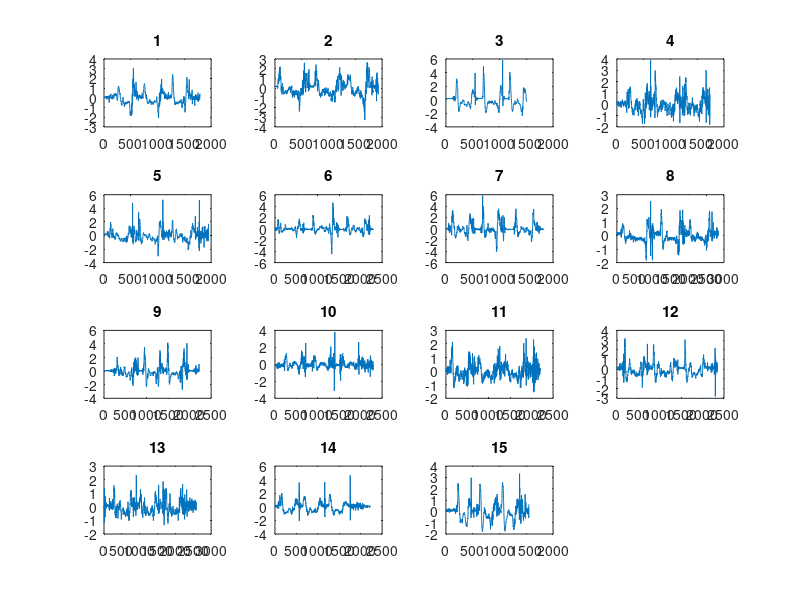
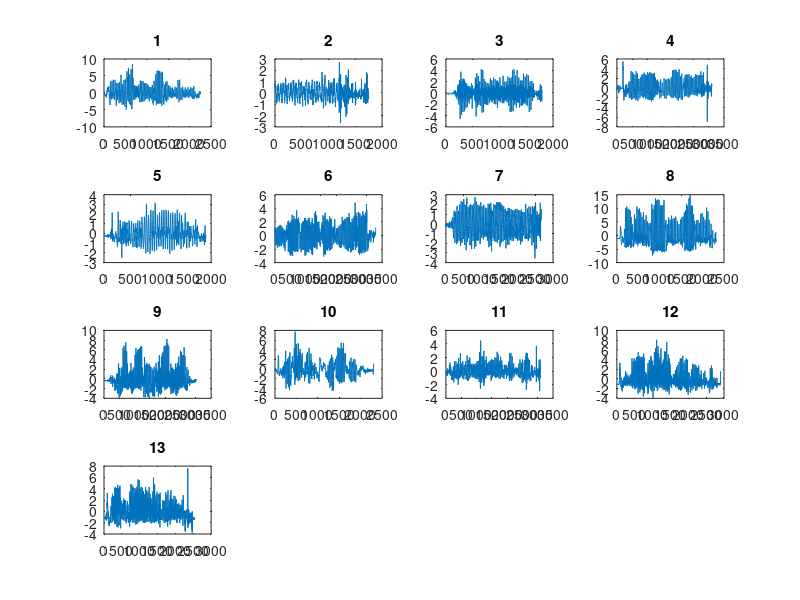
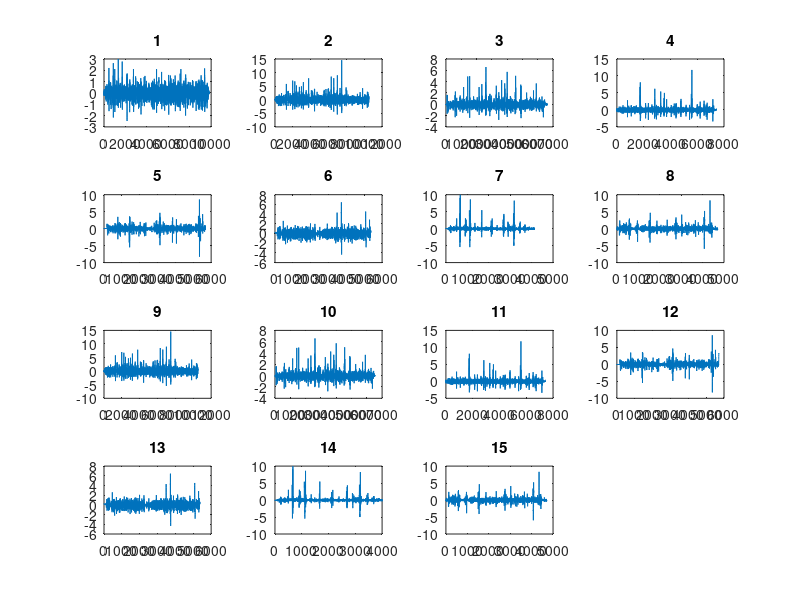

MATLAB code for these plots, in order: (Note: a time limit stopped this script after it produced the figures.)
close all;
clear all;
clc;

load('data.mat')

%%Plot first elements of array
% --> niet meer nodig, verder berekenen we resultantes
% --> eventueel te gebruiken in verslag
% drinking_x_firstMeasurement = data.drinking(1).x;
% drinking_y_firstMeasurement = data.drinking(1).y;
% drinking_z_firstMeasurement = data.drinking(1).z;
% 
% figure, plot(drinking_x_firstMeasurement)
% 
% brush_x_firstMeasurement = data.brush(1).x;
% brush_y_firstMeasurement = data.brush(1).y;
% brush_z_firstMeasurement = data.brush(1).z;
% 
% figure, plot(brush_x_firstMeasurement)
% 
% shoe_x_firstMeasurement = data.shoe(1).x;
% shoe_y_firstMeasurement = data.shoe(1).y;
% shoe_z_firstMeasurement = data.shoe(1).z;
% 
% figure, plot(shoe_x_firstMeasurement)
% 
% writing_x_firstMeasurement = data.writing(1).x;
% writing_y_firstMeasurement = data.writing(1).y;
% writing_z_firstMeasurement = data.writing(1).z;
% 
% figure, plot(writing_x_firstMeasurement)

%%create featureMatrix
featureMatrix = zeros(numel(data.drinking) + numel(data.brush) + numel(data.shoe) + numel(data.writing),5);

%% Calculate drinking
figure('NumberTitle','off','Name','Drinking data')
amountDrinking = numel(data.drinking);

for ii=1:amountDrinking
    % Get the x,y,z measurements
    drinking_x_Measurement = data.drinking(ii).x;
    drinking_y_Measurement = data.drinking(ii).y;
    drinking_z_Measurement = data.drinking(ii).z;
    % Calculate mean
%     drinking_x_mean = mean(drinking_x_Measurement);
%     drinking_y_mean = mean(drinking_y_Measurement);
%     drinking_z_mean = mean(drinking_z_Measurement);
    % Resultant array
    N = numel(drinking_x_Measurement);
    drinking_result = zeros(N,1);
    % Subtract mean from each value
    for jj=1:N
%         drinking_x_Measurement(jj)=drinking_x_Measurement(jj)-drinking_x_mean;
%         drinking_y_Measurement(jj)=drinking_y_Measurement(jj)-drinking_y_mean;
%         drinking_z_Measurement(jj)=drinking_z_Measurement(jj)-drinking_z_mean;
        % Calculate resultant
        drinking_result(jj) = sqrt(drinking_x_Measurement(jj)^2 + drinking_y_Measurement(jj)^2 + drinking_z_Measurement(jj)^2);
    end
    mean_drinking_result = mean(drinking_result);
    drinking_result = drinking_result - mean_drinking_result;
    % Time domain waardes.
    featureMatrix(ii,1) = mean_drinking_result;
    featureMatrix(ii,2) = std(drinking_result);
    featureMatrix(ii,3) = skewness(drinking_result);
    % Plot resultant in 1 subplot
    subplot(4,4,ii)
    plot(drinking_result)
    title(ii);
    
    Fs = 128;      %sample frequentie
    T = 1/Fs;       %sample periode
    L = numel(drinking_result);       %lengte van het signaal
    Y = fft(drinking_result,L);
    twoSideSpectrum = abs(Y/L);
    singleSideSpectrum = twoSideSpectrum(1:L/2+0);
    singleSideSpectrum(2:end-1) = 2*singleSideSpectrum(2:end-1);
    f = Fs*(0:(L/2)-1)/L;
    % figure('NumberTitle','off','Name','Drinking FFT result'), plot(f,singleSideSpectrum)
    % title('spectrum of the signal')
    % xlabel('f (Hz)')
    % ylabel('|singleSideSpectrum(f)|')
    % Percentile berekening.
    percentile25 = prctile(singleSideSpectrum,25);
    percentile75 = prctile(singleSideSpectrum,75);
    featureMatrix(ii,4) = percentile25;
    featureMatrix(ii,5) = percentile75;
end

%% Calculate brushing
figure('NumberTitle','off','Name','Brush data')
amountBrush = numel(data.brush);
for ii=1:amountBrush
    % Get the x,y,z measurements
    brush_x_Measurement = data.brush(ii).x;
    brush_y_Measurement = data.brush(ii).y;
    brush_z_Measurement = data.brush(ii).z;
    % Calculate mean
    %brush_x_mean = mean(brush_x_Measurement);
    %brush_y_mean = mean(brush_y_Measurement);
    %brush_z_mean = mean(brush_z_Measurement);
    % Resultant array
    N = numel(brush_x_Measurement);
    brush_result = zeros(N,1);
    % Subtract mean from each value
    for jj=1:N
        %brush_x_Measurement(jj)=brush_x_Measurement(jj)-brush_x_mean;
        %brush_y_Measurement(jj)=brush_y_Measurement(jj)-brush_y_mean;
        %brush_z_Measurement(jj)=brush_z_Measurement(jj)-brush_z_mean;
        % Calculate resultant
        brush_result(jj) = sqrt(brush_x_Measurement(jj)^2 + brush_y_Measurement(jj)^2 + brush_z_Measurement(jj)^2);
    end
    mean_brush_result = mean(brush_result);
    brush_result = brush_result - mean_brush_result;
    % Time domain waardes.
    featureMatrix(ii + amountDrinking,1) = mean_brush_result;
    featureMatrix(ii + amountDrinking,2) = std(brush_result);
    featureMatrix(ii + amountDrinking,3) = skewness(brush_result);
    % Plot resultant in 1 subplot
    subplot(4,4,ii)
    plot(brush_result)
    title(ii);
    Fs = 128;      %sample frequentie
    T = 1/Fs;       %sample periode
    L = numel(brush_result);       %lengte van het signaal    
    Y = fft(brush_result,L);
    twoSideSpectrum = abs(Y/L);
    singleSideSpectrum = twoSideSpectrum(1:L/2+1);
    singleSideSpectrum(2:end-1) = 2*singleSideSpectrum(2:end-1);
%     f = Fs*(0:(L/2))/L;
%     figure('NumberTitle','off','Name','Writing FFT result'), plot(f,singleSideSpectrum)
%     title('spectrum of the signal')
%     xlabel('f (Hz)')
%     ylabel('|singleSideSpectrum(f)|')
    percentile25 = prctile(singleSideSpectrum,25);
    percentile75 = prctile(singleSideSpectrum,75);
    featureMatrix(ii + amountDrinking, 4) = percentile25;
    featureMatrix(ii + amountDrinking, 5) = percentile75;
end

% Calculate writing
figure('NumberTitle','off','Name','Writing data')
amountWriting = numel(data.writing);
for ii=1:amountWriting
    % Get the x,y,z measurements
    writing_x_Measurement = data.writing(ii).x;
    writing_y_Measurement = data.writing(ii).y;
    writing_z_Measurement = data.writing(ii).z;
    % Calculate mean
%     writing_x_mean = mean(writing_x_Measurement);
%     writing_y_mean = mean(writing_y_Measurement);
%     writing_z_mean = mean(writing_z_Measurement);
    % Resultant array
    N = numel(writing_x_Measurement);
    writing_result = zeros(N,1);
    % Subtract mean from each value
    for jj=1:N
%         writing_x_Measurement(jj)=writing_x_Measurement(jj)-writing_x_mean;
%         writing_y_Measurement(jj)=writing_y_Measurement(jj)-writing_y_mean;
%         writing_z_Measurement(jj)=writing_z_Measurement(jj)-writing_z_mean;
        % Calculate resultant
        writing_result(jj) = sqrt(writing_x_Measurement(jj)^2 + writing_y_Measurement(jj)^2 + writing_z_Measurement(jj)^2);
    end
    mean_writing_result = mean(writing_result);
    writing_result = writing_result - mean_writing_result;
    featureMatrix(ii+ amountDrinking + amountBrush,1) = mean_writing_result;
    featureMatrix(ii+ amountDrinking + amountBrush,2) = std(writing_result);
    featureMatrix(ii+ amountDrinking + amountBrush,3) = skewness(writing_result);
    % Plot resultant in 1 subplot
    subplot(4,4,ii)
    plot(writing_result)
    title(ii);
    Fs = 128;      %sample frequentie
    T = 1/Fs;       %sample periode
    L = numel(writing_result);       %lengte van het signaal    
    Y = fft(writing_result,L);
    twoSideSpectrum = abs(Y/L);
    singleSideSpectrum = twoSideSpectrum(1:L/2+1);
    singleSideSpectrum(2:end-1) = 2*singleSideSpectrum(2:end-1);
%     f = Fs*(0:(L/2))/L;
%     figure('NumberTitle','off','Name','Writing FFT result'), plot(f,singleSideSpectrum)
%     title('spectrum of the signal')
%     xlabel('f (Hz)')
%     ylabel('|singleSideSpectrum(f)|')
    percentile25 = prctile(singleSideSpectrum,25);
    percentile75 = prctile(singleSideSpectrum,75);
    featureMatrix(ii + amountDrinking + amountBrush,4) = percentile25;
    featureMatrix(ii + amountDrinking + amountBrush,5) = percentile75;
end

% Calculate Shoe
amountShoe = numel(data.shoe);
figure('NumberTitle','off','Name','Shoe data')
for ii=1:amountShoe
    % Get the x,y,z measurements
    shoe_x_Measurement = data.shoe(ii).x;
    shoe_y_Measurement = data.shoe(ii).y;
    shoe_z_Measurement = data.shoe(ii).z;
    % Calculate mean
%     shoe_x_mean = mean(shoe_x_Measurement);
%     shoe_y_mean = mean(shoe_y_Measurement);
%     shoe_z_mean = mean(shoe_z_Measurement);
    % Resultant array
    N = numel(shoe_x_Measurement);
    shoe_result = zeros(N,1);
    % Subtract mean from each value
    for jj=1:N
%         shoe_x_Measurement(jj)=shoe_x_Measurement(jj)-shoe_x_mean;
%         shoe_y_Measurement(jj)=shoe_y_Measurement(jj)-shoe_y_mean;
%         shoe_z_Measurement(jj)=shoe_z_Measurement(jj)-shoe_z_mean;
        % Calculate resultant
        shoe_result(jj) = sqrt(shoe_x_Measurement(jj)^2 + shoe_y_Measurement(jj)^2 + shoe_z_Measurement(jj)^2);
    end
    mean_shoe_result = mean(shoe_result);
    shoe_result = shoe_result - mean_shoe_result;
    % Time features
    featureMatrix(ii+ amountDrinking + amountBrush + amountWriting,1) = mean_shoe_result;
    featureMatrix(ii+ amountDrinking + amountBrush + amountWriting,2) = std(shoe_result);
    featureMatrix(ii+ amountDrinking + amountBrush + amountWriting,3) = skewness(shoe_result);
    % Plot resultant in 1 subplot
    subplot(4,4,ii)
    plot(shoe_result)
    title(ii);
    
    Fs = 128;      %sample frequentie
    T = 1/Fs;       %sample periode
    L = numel(shoe_result);       %lengte van het signaal

    Y = fft(shoe_result,L);
    twoSideSpectrum = abs(Y/L);
    singleSideSpectrum = twoSideSpectrum(1:L/2+1);
    singleSideSpectrum(2:end-1) = 2*singleSideSpectrum(2:end-1);
    f = Fs*(0:(L/2))/L;
%     figure('NumberTitle','off','Name','Shoe FFT result'), plot(f,singleSideSpectrum)
%     title('spectrum of the signal')
%     xlabel('f (Hz)')
%     ylabel('|singleSideSpectrum(f)|')
    percentile25 = prctile(singleSideSpectrum,25);
    percentile75 = prctile(singleSideSpectrum,75);
    featureMatrix(ii + amountDrinking + amountBrush + amountWriting,4) = percentile25;
    featureMatrix(ii + amountDrinking + amountBrush + amountWriting,5) = percentile75;
end





%Time domain:
% -mean amplitude
% array maken van de amplitudes -> mean berekenen
% -standard deviation amplitude
% standaardafwijking berekenen op array van amplitudes
% -skewness: https://nl.mathworks.com/help/stats/skewness.html 

%Frequency domain:
% -


%% Scatter plots van de features

Class = [ones(amountDrinking,1);2*ones(amountBrush + amountShoe + amountWriting,1)];
figure, gplotmatrix(featureMatrix,[],Class)

%Nieuwe deel van de taak
%% Decision Trees for Binary Classification
% For illustration purpose use the 2 most discriminating features from the data exploration part. 
% Each group selects one of the four activities it wants to detect. 
% Use the binary classification approach one versus the rest to construct the decision tree. 
% Construct a decision tree with the training data given in data.mat. 
% You can use the instruction fitctree in MATLAB for this purpose. 
% Also divide the feature space in the region of the positive instances and the region of the negative instances. 
% Visualise also in the feature space the training instances. 
% Plot the Receiver-Operating-Characteristic (ROC) and also calculate the area-under-the-curve (AUC).
% Use for this purpose the MATLAB instructions perfcurve. 
% The score is obtained by the MATLAB instruction resubPredict for trees. 
% Also calculate the confusion matrix on the training set. Use for that the instruction confusionmat in MATLAB.  
% Extract the accuracy of the binary classifier. 
% Note that calculating performance measures on the training data gives too optimistic results (overfitting). 
